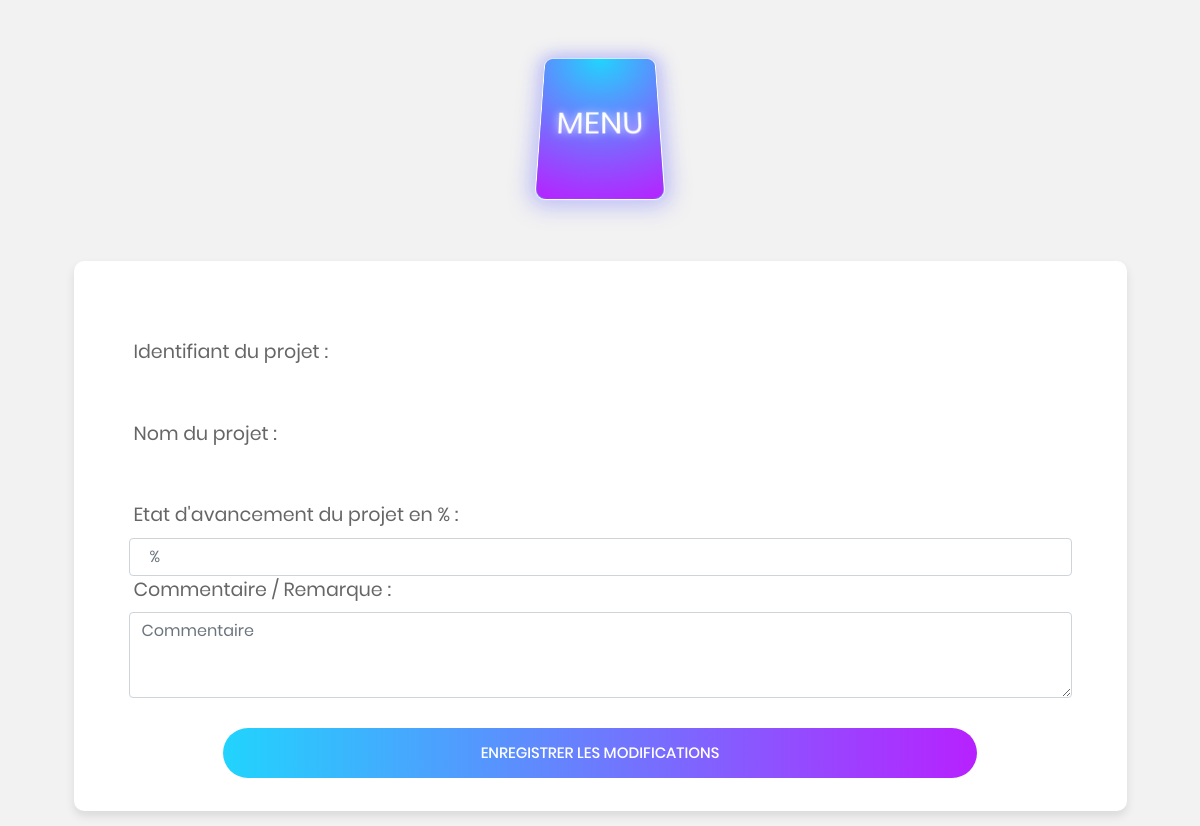
Before: /Etat_avancement.php?Etat=3 with the older database file.
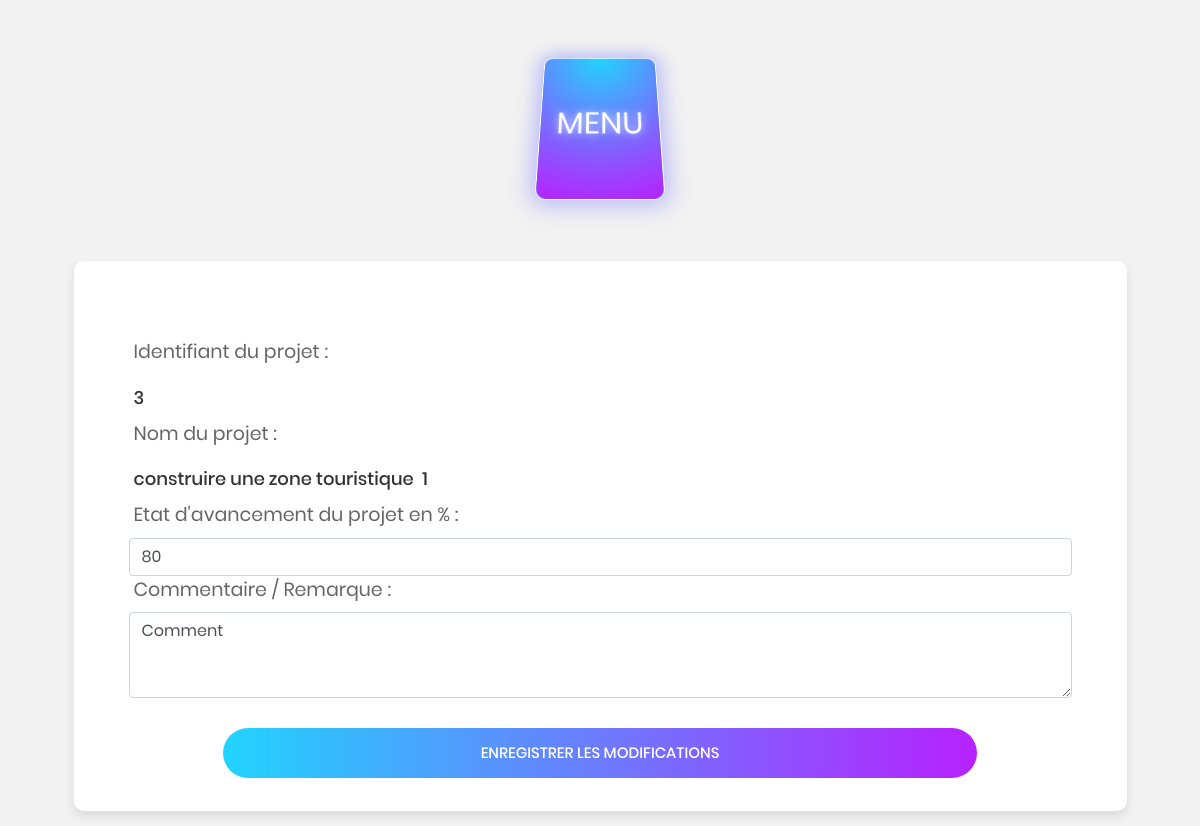
After: the same page with the newer database file.
### tables this page shows
CREATE TABLE `avancementprojet` (
  `ID_AP` int(10) NOT NULL,
  `idprojet` int(10) NOT NULL,
  `iduser` int(10) DEFAULT NULL,
  `Label` varchar(50) DEFAULT NULL,
  `Etat` float DEFAULT NULL,
  `Commentaire` text
);

### Etat_avancement.php (the view, shortened to what this page needs)
<!DOCTYPE html>
<?php include('database.php') ?>
<html>
<head>
  <link rel="stylesheet" type="text/css" href="./vendor/bootstrap/css/bootstrap.css">
  <link rel="stylesheet" type="text/css" href="./fonts/font-awesome-4.7.0/css/font-awesome.min.css">
  <link rel="stylesheet" type="text/css" href="./fonts/iconic/css/material-design-iconic-font.min.css">
  <link rel="stylesheet" type="text/css" href="./css/util.css">
  <link rel="stylesheet" type="text/css" href="./css/main.css">
</head>
<header>
 <div style="background: #f2f2f2;">
<?php
include "MenuDesign.php";
$id = intval($_GET['Etat']);
?>
</div>
</header>
<body>
<?php
	$sql = "SELECT * FROM `avancementprojet` WHERE idprojet = $id";
	$rs = mysqli_query($bdd, $sql);
	$fetchRow = mysqli_fetch_assoc($rs);
?>
  <div class="limiter">
    <div class="container-main100">
      <div class="wrap-main-body">
<form method="POST">
		   <label align="right">Identifiant du projet :</label>
            <input class="input100" type="text" name="id" id="" value="<?php echo $fetchRow['idprojet']?>" readonly="readonly">
		  <label align="right">Nom du projet :</label>
            <input class="input100" type="text" name="nom" id="" value="<?php echo $fetchRow['Label']?>"  readonly="readonly">
		  <label align="right">Etat d'avancement du projet en % : </label>
<input type="number"class="form-control" placeholder="  %"   id="etat" name="etat" min="10" max="100" value="<?php  echo $fetchRow['Etat'];  ?>">
		  <label align="right">Commentaire / Remarque :</label>
		  <br>
            <textarea onclick="disable(2)" class="form-control" cols="53" rows="3" placeholder="Commentaire"  name="commentaire" id="comment" ><?php echo $fetchRow['Commentaire']?></textarea>
		<div class="container-main-form-btn" style=" padding-top: 30px;">
            <div class="wrap-main100-form-btn">
              <div class="main100-form-bgbtn"></div>
              <button type="submit" class="main100-form-btn" name="Valider">
                Enregistrer les modifications
              </button>
            </div>
          </div>
</form>
</div>
</div>
</div>
</body>
</html>

### MenuDesign.php (shortened to what this page needs)
<!DOCTYPE html>
<html lang="en" >
<head>
 <link rel="stylesheet" type="text/css" href="./css/menustyle.css">
</head>
<body>
<center>
<div class="all">
<div class="center" onclick="location.href = 'Accueil.php';">
  <div class="explainer"><span> MENU </br><?php if (isset($_SESSION['nom'])) {
                                        } else {echo "";} ?></span></div>
  </div>
</div>
</center>
</body>
</html>

### css/main.css (style rules this page uses)
* { margin: 0px; padding: 0px; box-sizing: border-box; }
body, html { height: 100%; font-family: Poppins-Regular, sans-serif; }
header { background: #f2f2f2; }
body { background: #f2f2f2 !important ; }
label { font-family: Poppins-Regular; font-size: 19px; color: #666666; line-height: 1.5; padding-left: 5px; }
input { outline: none; border: none; }
textarea { outline: none; border: none; }
button { outline: none !important; border: none; background: transparent; }
.limiter { width: 100%; margin: 0 auto; }
.container-main100 { width: 100%; display: -webkit-box; display: -webkit-flex; display: -moz-box; display: -ms-flexbox; display: flex; flex-wrap: wrap; justify-content: center; align-items: center; padding: 15px; background: #f2f2f2; }
.wrap-main-body { width: 90%; background: #fff; border-radius: 10px; overflow: hidden; padding: 77px 55px 33px 55px; box-shadow: 0 5px 10px 0px rgba(0, 0, 0, 0.1); -moz-box-shadow: 0 5px 10px 0px rgba(0, 0, 0, 0.1); -webkit-box-shadow: 0 5px 10px 0px rgba(0, 0, 0, 0.1); -o-box-shadow: 0 5px 10px 0px rgba(0, 0, 0, 0.1); -ms-box-shadow: 0 5px 10px 0px rgba(0, 0, 0, 0.1); }
.input100 { font-family: Poppins-Regular; font-size: 15px; color: #555555; line-height: 1.2; display: block; width: 100%; height: 45px; background: transparent; padding: 0 5px; }
.input100 { display: block; width: 100%; background: transparent; font-family: Poppins-Medium; font-size: 18px; color: #333333; line-height: 1.2; padding: 0 5px; }
.wrap-main100-form-btn { width: 80%; display: block; position: relative; z-index: 1; border-radius: 25px; overflow: hidden; margin: 0 auto; }
.main100-form-bgbtn { position: absolute; z-index: -1; width: 300%; height: 100%; background: #a64bf4; background: -webkit-linear-gradient(right, #21d4fd, #b721ff, #21d4fd, #b721ff); background: -o-linear-gradient(right, #21d4fd, #b721ff, #21d4fd, #b721ff); background: -moz-linear-gradient(right, #21d4fd, #b721ff, #21d4fd, #b721ff); background: linear-gradient(right, #21d4fd, #b721ff, #21d4fd, #b721ff); top: 0; left: -100%; -webkit-transition: all 0.4s; -o-transition: all 0.4s; -moz-transition: all 0.4s; transition: all 0.4s; }
.main100-form-btn { font-family: Poppins-Medium; font-size: 15px; color: #fff; line-height: 1.2; text-transform: uppercase; display: -webkit-box; display: -webkit-flex; display: -moz-box; display: -ms-flexbox; display: flex; justify-content: center; align-items: center; padding: 0 20px; width: 100%; height: 50px; }

### css/menustyle.css (style rules this page uses)
.all { width: 50%; padding-bottom: 48px; padding-top: 48px; display: flex; -webkit-perspective: 10px; perspective: 10px; -webkit-transform: perspective(300px) rotateX(20deg); transform: perspective(300px) rotateX(20deg); will-change: perspective; -webkit-perspective-origin: center center; perspective-origin: center center; transition: all 1.3s ease-out; justify-content: center; -webkit-transform-style: preserve-3d; transform-style: preserve-3d; }
.left, .center, .right, .lefter, .righter { width: 200px; height: 150px; -webkit-transform-style: preserve-3d; transform-style: preserve-3d; border-radius: 10px; border: 1px solid #fff; box-shadow: 0 0 20px 5px rgba(100, 100, 255, 0.4); opacity: 0; transition: all .3s ease; transition-delay: 1s; position: relative; background-position: center center; background-size: contain; background-repeat: no-repeat; background-color: #58d; cursor: pointer; background-blend-mode: color-burn; }
.center { opacity: 1; background-image: url(https://cdn3.iconfinder.com/data/icons/other-icons/48/app_window-512.png); }
.explainer { font-weight: 300; font-size: 2rem; color: #fff; transition: all .6s ease; width: 100%; height: 100%; background-color: #303050; background-image: radial-gradient(circle at center top, #21d4fd, #b721ff); border-radius: 10px; text-shadow: 0 0 10px rgba(255, 255, 255, 0.8); display: flex; justify-content: center; align-items: center; }

Changed rows visible on the page:
added avancementprojet: id "3", nom "construire une zone touristique 1", etat "80", commentaire "Comment"
